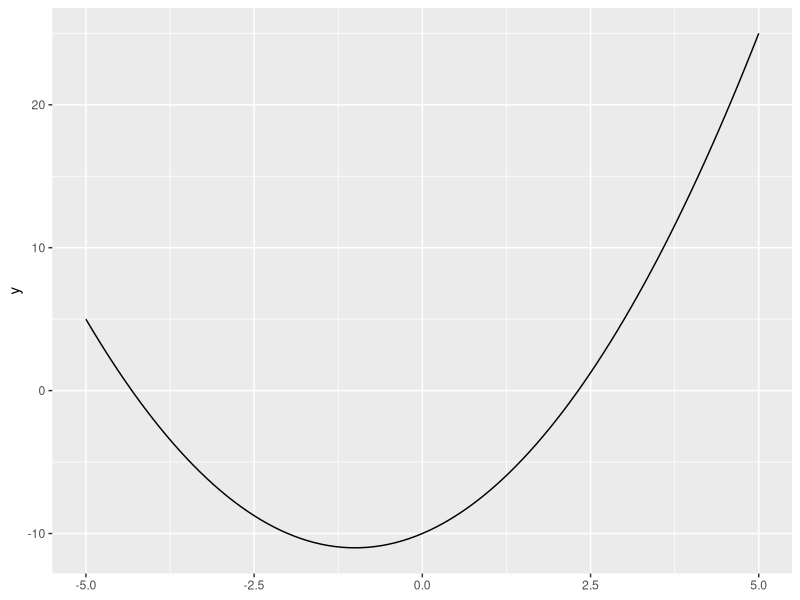
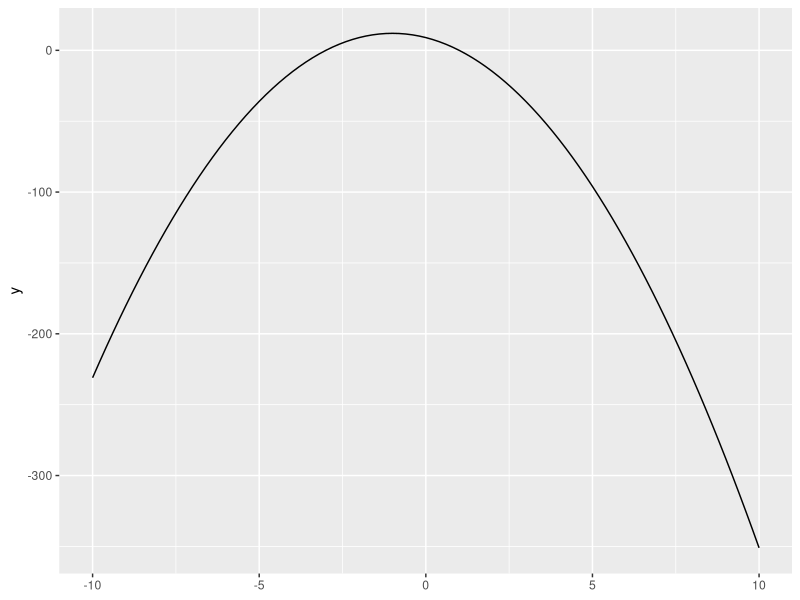
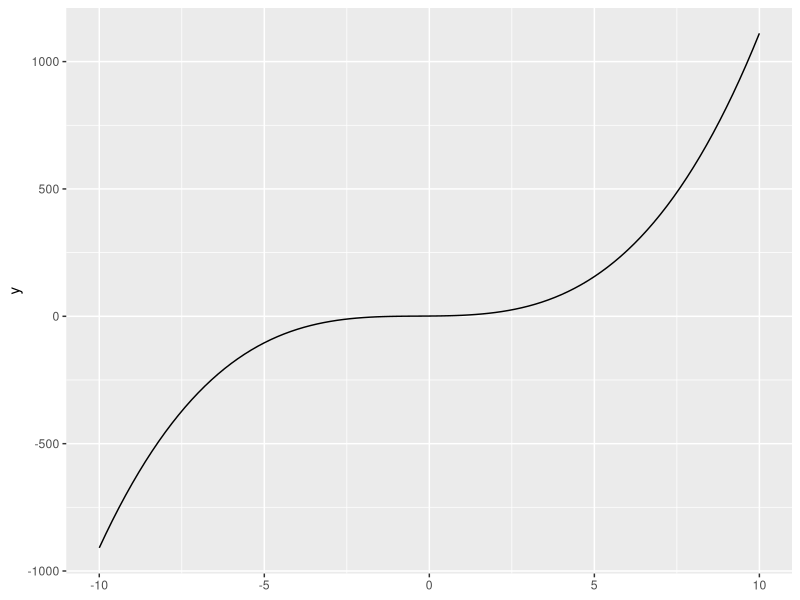
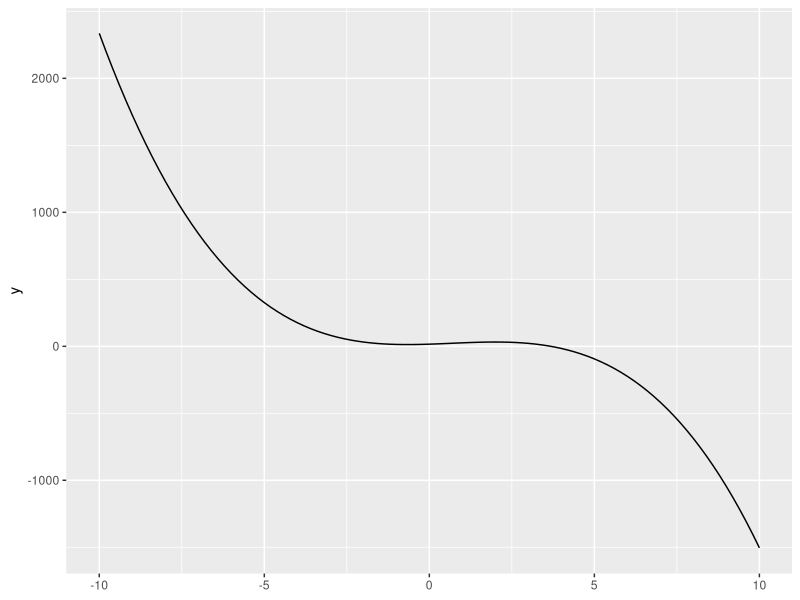

Generate these figures, in order, with R:
## ---- chunk 1
pi * 2
## ---- chunk 2
#| code-fold: true
#| message: false
# setup: these steps were executed before the exercise
my_object <- 10
## ---- chunk 3
?log
## ---- chunk 4
log10(my_object)
## ---- chunk 5
#| code-fold: true
#| message: false
#| results: hide
# setup: these steps were executed before the exercise
my_character_vector <- c("Apple", "Orange", "Watermelon", "Banana")
my_data_frame <- data.frame(fruit = my_character_vector,
                            calories_per_100g = c(52, 47, 30, 89),
                            water_per_100g = c(85.6, 86.8, 91.4, 74.9))
my_data_frame
## ---- chunk 6
max(my_data_frame$water_per_100g)
## ---- chunk 7
#| code-fold: true
#| message: false
#| results: hide
# setup: these steps were executed before the exercise


## ---- chunk 8

## ---- chunk 9
#| code-fold: true
#| message: false
#| results: hide
# setup: these steps were executed before the exercise


## ---- chunk 10

## ---- chunk 11

## ---- chunk 12

## ---- chunk 13
#| code-fold: true
#| message: false
#| results: hide
# setup: these steps were executed before the exercise


## ---- chunk 14

## ---- chunk 15
#| code-fold: true
#| message: false
#| results: hide
# setup: these steps were executed before the exercise


## ---- chunk 16

## ---- chunk 17
#| code-fold: true
#| message: false
#| results: hide
# setup: these steps were executed before the exercise


## ---- chunk 18

## ---- chunk 19
#| code-fold: true
#| message: false
# setup: these steps were executed before the exercise
vector_d <- c(12, 7, -2, 3, -1)
## ---- chunk 20
prod(vector_d[1:3])
## ---- chunk 21
A1 <- matrix(c(1,-2,0,-1), nrow = 2)
B1 <- matrix(c(5,2,1,-1), nrow = 2)
A1 + B1
## ---- chunk 22
A2 <- matrix(c(6,4,-2,42,8,8,12,-6), nrow = 2)
B2 <- matrix(c(18,0,42,-42,3,15,7,4), nrow = 2)
A2 - B2
## ---- chunk 23
A3 <- matrix(c(1,0,4,-1,8,3), nrow = 2)
2 * A3
## ---- chunk 24
B3 <- matrix(c(-15,2,7,1,-42,1,5,0,6), nrow = 3)
-3 * B3
## ---- chunk 25
#| code-fold: true
#| message: false
# setup: these steps were executed before the exercise
library(tidyverse)
qog <- read_csv("data/sample_qog_bas_ts_jan23.csv")
gdp <- readxl::read_excel("data/wdi_gdp_ppp.xlsx")

gdp_long <- gdp |> 
  pivot_longer(cols = -c(country_name, country_code),
               names_to = "year",
               values_to = "wdi_gdp_ppp", 
               names_transform = as.integer)

qog_plus <- left_join(qog,
                      gdp_long,
                      by = c("ccodealp" = "country_code",
                             "year"))
## ---- chunk 26
emissions <- read_csv("data/wdi_co2.csv")
## ---- chunk 27
emissions_long <- emissions |> 
  pivot_longer(cols = -c(country_name, country_code),
               names_to = "year",
               values_to = "wdi_co2",  
               names_transform = as.integer)
## ---- chunk 28
qog_plus2 <- left_join(qog_plus,
                       emissions_long,
                      by = c("ccodealp" = "country_code",
                             "year"))
## ---- chunk 29
qog_plus2 |> 
  mutate(emissions_pc = 1000 * wdi_co2 / wdi_pop) |> 
  summarize(emissions_pc_country = mean(emissions_pc, na.rm = T),
            .by = cname)
## ---- chunk 30
#| code-fold: true
#| message: false
# setup: these steps were executed before the exercise
circ_area_r <- function(r){
    pi * r ^ 2
}
circ_area_r(r = 3)
## ---- chunk 31
circ_area_d <- function(d){
    pi * (d/2) ^ 2
}
circ_area_d(d = 6)
## ---- chunk 32
#| code-fold: true
#| message: false
# setup: these steps were executed before the exercise
library(ggplot2)
## ---- chunk 33
ggplot() +
  stat_function(fun = function(x){x^2 + 2*x - 10},
                xlim = c(-5, 5)) 
## ---- chunk 34
ggplot() +
  stat_function(fun = function(x){-3*x^2 - 6*x + 9},
                xlim = c(-10, 10)) 
## ---- chunk 35
ggplot() +
  stat_function(fun = function(x){x^3 + x^2 + x + 1},
                xlim = c(-10, 10)) 
## ---- chunk 36
ggplot() +
  stat_function(fun = function(x){-2*x^3 + 4*x^2 + 8*x + 16},
                xlim = c(-10, 10)) 
## ---- chunk 37
log10(1000)
## ---- chunk 38
log2(8/32)
## ---- chunk 39
10^(log10(300))
## ---- chunk 40
log(1)
## ---- chunk 41
log(exp(2))
## ---- chunk 42
log(5*exp(1))
## ---- chunk 43
#| code-fold: true
#| message: false
# setup: these steps were executed before the exercise
f <- function(x){x ^ 2}
g <- function(x){x - 3}
## ---- chunk 44
g(f(5)) # no pipeline approach
f(5) |> g() # pipeline approach
